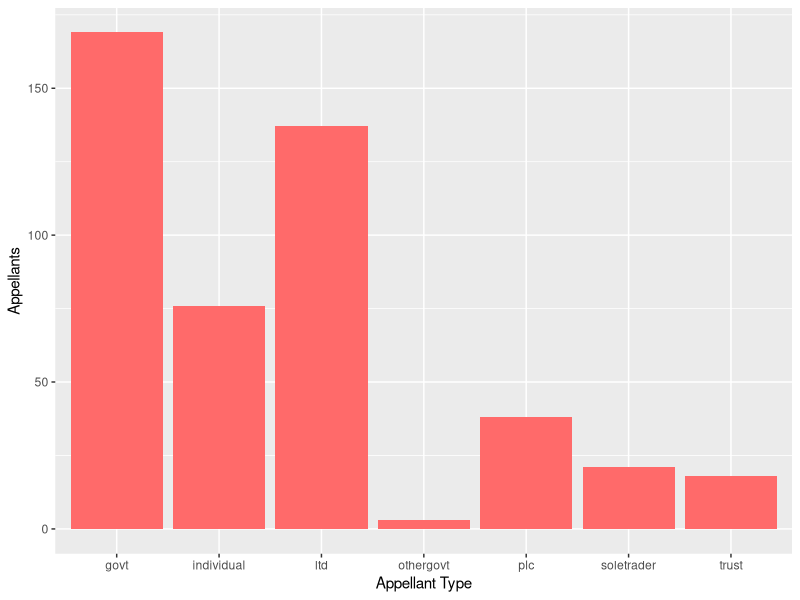
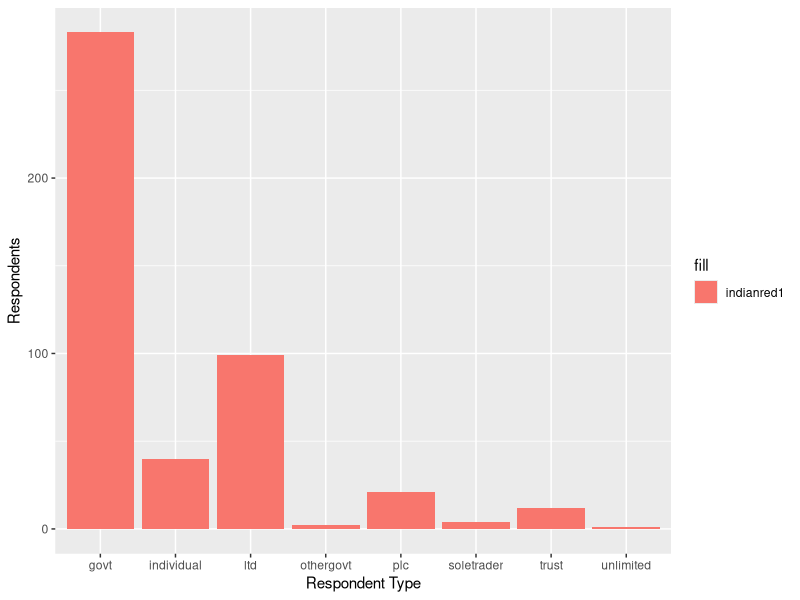

Write R code to recreate these figures, in order.
## ---- chunk 1
library(tidyverse)
library(ggplot2)
library(readr)

library(readr)
union_with_ranks <- read_csv("union-with-ranks.csv")

appellants <- union_with_ranks |>
  ggplot(mapping = aes(x = AppType)) + geom_bar(fill = "indianred1") + labs(x = "Appellant Type", y = "Appellants")
appellants

respondents <- union_with_ranks |>
  ggplot(mapping = aes(x = RespType)) + geom_bar(aes(fill = "indianred1")) + labs(x = "Respondent Type", y = "Respondents")
respondents

## ---- chunk 2
apptype <- union_with_ranks |>
  group_by(Outcome, AppType) |>
  pivot_wider(names_from = app.rank1,
               values_from = Outcome) |>
  knitr::kable()
